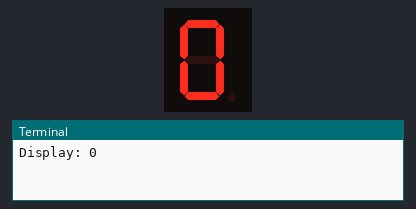
A program run on a simulated Raspberry Pi (BCM pin numbers). On the bench: 1-digit seven-segment display, the last lines printed to the terminal.

Above: at 0.1 s.
At 1.1 s:
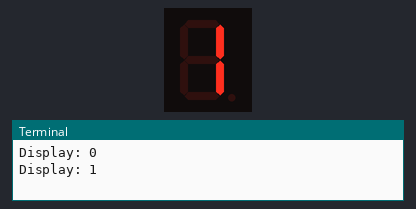
At 2.1 s:
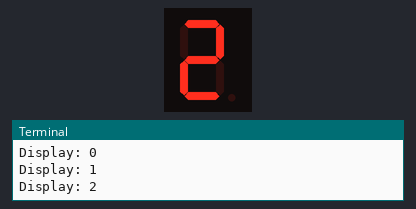
At 4.1 s:
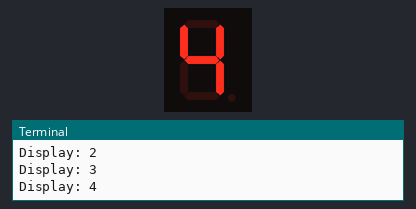
At 6.1 s:
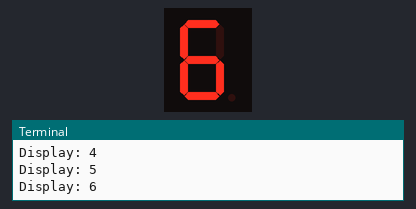
At 9.1 s:
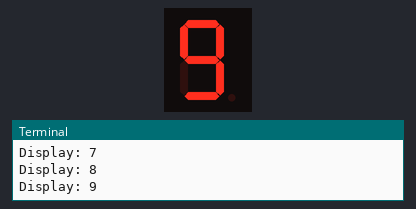

Measured:
- by itself, everything shown: repeats every 10.0 s, in 10 steps
- what the display in image 1 shows lasts 1.0 s, from 1.0 s to 2.0 s

The program:

seven_segment_display_v2.py
```python
from gpiozero import LEDCharDisplay
from time import sleep
import sys

display = LEDCharDisplay(
    17, 27, 24, 23, 22, 18, 25,  # a,b,c,d,e,f,g
    active_high=True   # 5161AS — common cathode
)

if len(sys.argv) > 1 and sys.argv[1] == 'clear':
    display.off()
    exit()

while True:
    for dig in "0123456789":
        print("Display:", dig)
        display.value = dig
        sleep(1)
```
